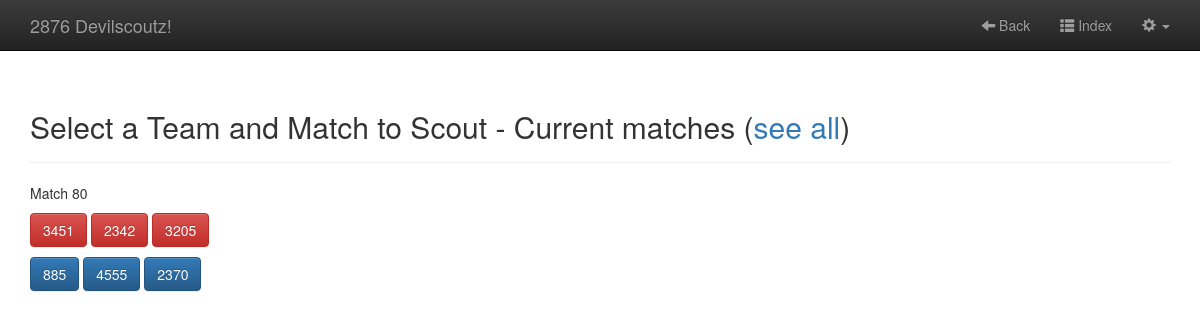
The app's page /scout/matchscoutingSelect.php (signed in) with its own data.
### tables this page shows
CREATE TABLE IF NOT EXISTS `matches` (
  `id` int(11) unsigned NOT NULL AUTO_INCREMENT,
  `matchnumber` int(11) NOT NULL,
  `eventkey` varchar(11) NOT NULL,
  `redteam1` int(11) NOT NULL,
  `redteam2` int(11) NOT NULL,
  `redteam3` int(11) NOT NULL,
  `blueteam1` int(11) NOT NULL,
  `blueteam2` int(11) NOT NULL,
  `blueteam3` int(11) NOT NULL,
  PRIMARY KEY (`id`)
);

### includes/Db.php (called while the page is built, shortened)
<?php
class Db {
    protected static $connection;
    public function connect() {
        if(!isset(self::$connection)) {
            $config = parse_ini_file(dirname(__FILE__) . "/../../scouting_config.ini");
            self::$connection = new mysqli($config['hostname'],$config['username'],$config['password'],$config['dbname']);
        }
        return self::$connection;
    }
    public function query($query) {
        $connection = $this -> connect();
        $result = $connection -> query($query);
        return $result;
    }
}
?>

### includes/globalVars.php (called while the page is built, shortened)
<?php
$eventstatusTable = "eventstatus";
require_once $_SERVER["DOCUMENT_ROOT"] . "/includes/Db.php";
$db = new Db();
$queryEventStatus = "SELECT * FROM ".$eventstatusTable." WHERE active = 'true';";
$resultEventStatus = $db->query($queryEventStatus);
$rowEvtStatus = mysqli_fetch_assoc($resultEventStatus);
$currMatchNumber = $rowEvtStatus["currentMatchNumber"];
?>

### scout/matchscoutingSelect.php (the view, shortened to what this page needs)
<?php
include "../includes/globalVars.php";
$allMatches = ($_GET["all"] == "true" || $_POST["all"] == "true");
$query = "SELECT * FROM ".$matchesTable." WHERE eventkey = '" . $currEvent . "' ORDER BY matchnumber ASC;";
?>
<!DOCTYPE html>
<html>
<head>
    <?php include "../includes/allCss.php" ?>
</head>
<body>
    <?php include "../includes/userHeader.php" ?>
    <div class="container">
        <div class="page-header">
            <?php if ($allMatches) { ?>
                <h2>Select a Team and Match to Scout - All matches (<a href="matchscoutingSelect.php?all=false">see only current matches</a>)</h2>
            <?php } else { ?>
                <h2>Select a Team and Match to Scout - Current matches (<a href="matchscoutingSelect.php?all=true">see all</a>)</h2>
            <?php } ?>
        </div>
        <?php
            $result = $db->query($query);
            while ($row = mysqli_fetch_assoc($result)) {
                if ($allMatches || ($row["matchnumber"] >= $currMatchNumber)) {
            ?>
            <p>Match <?= $row["matchnumber"] ?></p>
            <p>
                <a class="btn btn-danger" href="matchscouting.php?tmNum=<?= $row["redteam1"] ?>&matchNum=<?= $row["matchnumber"] ?>&source=schedule"><?= $row["redteam1"] ?></a>
                <a class="btn btn-danger" href="matchscouting.php?tmNum=<?= $row["redteam2"] ?>&matchNum=<?= $row["matchnumber"] ?>&source=schedule"><?= $row["redteam2"] ?></a>
                <a class="btn btn-danger" href="matchscouting.php?tmNum=<?= $row["redteam3"] ?>&matchNum=<?= $row["matchnumber"] ?>&source=schedule"><?= $row["redteam3"] ?></a>
            </p>
            <p>
                <a class="btn btn-primary" href="matchscouting.php?tmNum=<?= $row["blueteam1"] ?>&matchNum=<?= $row["matchnumber"] ?>&source=schedule"><?= $row["blueteam1"] ?></a>
                <a class="btn btn-primary" href="matchscouting.php?tmNum=<?= $row["blueteam2"] ?>&matchNum=<?= $row["matchnumber"] ?>&source=schedule"><?= $row["blueteam2"] ?></a>
                <a class="btn btn-primary" href="matchscouting.php?tmNum=<?= $row["blueteam3"] ?>&matchNum=<?= $row["matchnumber"] ?>&source=schedule"><?= $row["blueteam3"] ?></a>
            </p>
            <?php
                }
            }
            ?>
            </div>
</body>
</html>

### includes/allCss.php (style rules this page uses)
body { padding-top: 70px; padding-bottom: 30px; }

### records on screen
matches: matchnumber "80", redteam1 "3451", redteam2 "2342", redteam3 "3205", blueteam1 "885", blueteam2 "4555", blueteam3 "2370"
